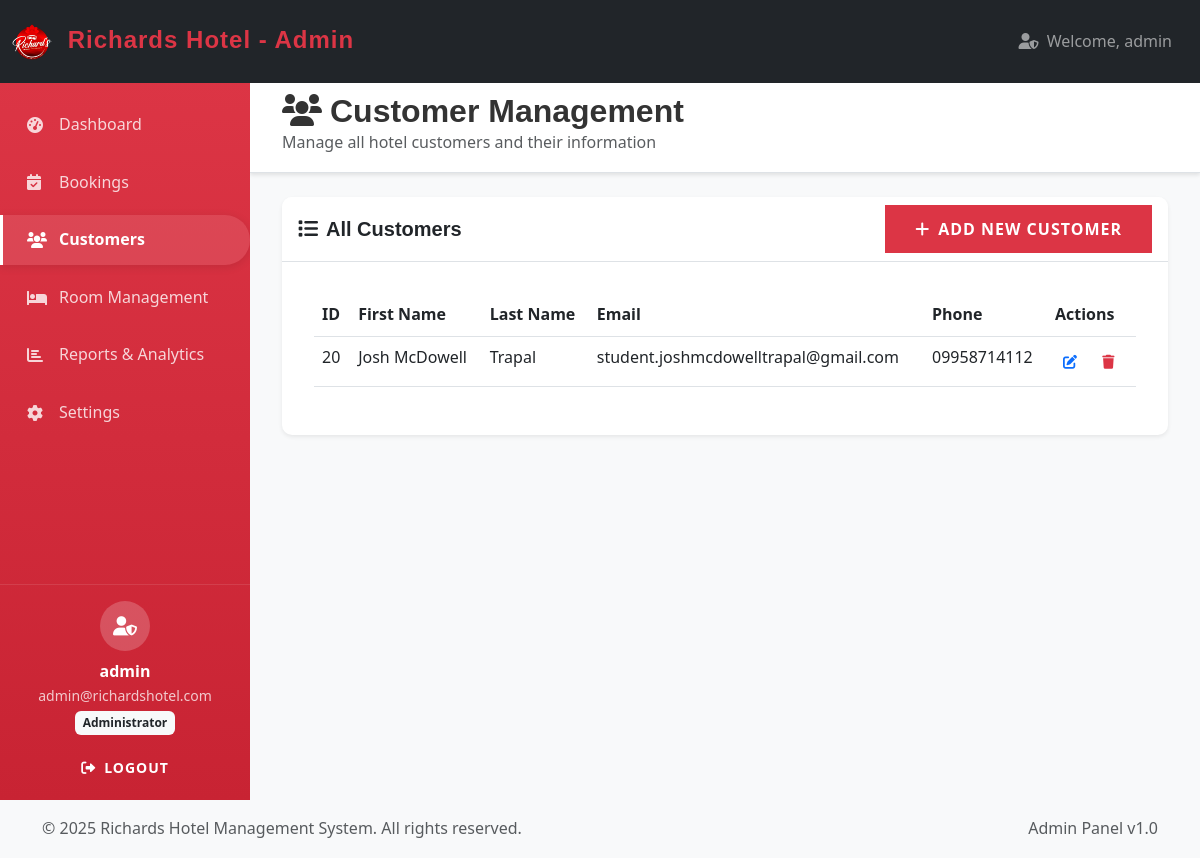
The page /admin/customers.php (signed in) on the database its author committed.
### tables this page shows
CREATE TABLE `users` (
  `id` int(11) NOT NULL,
  `first_name` varchar(50) NOT NULL,
  `last_name` varchar(50) NOT NULL,
  `email` varchar(100) NOT NULL,
  `phone` varchar(20) NOT NULL,
  `password_hash` varchar(255) NOT NULL,
  `created_at` timestamp NOT NULL DEFAULT current_timestamp(),
  `updated_at` timestamp NOT NULL DEFAULT current_timestamp() ON UPDATE current_timestamp(),
  `is_active` tinyint(1) DEFAULT 1,
  `email_verified` tinyint(1) DEFAULT 0,
  `last_login` timestamp NULL DEFAULT NULL,
  `failed_login_attempts` int(11) DEFAULT 0,
  `locked_until` timestamp NULL DEFAULT NULL
);

### admin/controller/CustomerController.php (called while the page is built, shortened)
<?php
require_once __DIR__ . '/../../config/database.php';
class CustomerController {
    private $conn;
    public function __construct() {
        global $conn;
        $this->conn = $conn;
    }
    public function getAllCustomers() {
        try {
            $stmt = $this->conn->prepare("SELECT id, first_name, last_name, email, phone FROM users ORDER BY id DESC");
            $stmt->execute();
            return $stmt->fetchAll(PDO::FETCH_ASSOC);
        } catch(PDOException $e) {
            return false;
        }
    }
}
?>

### admin/customers.php (the view, shortened to what this page needs)
<?php
require_once '../config/database.php';
require_once 'controller/CustomerController.php';
$customerController = new CustomerController();
$customers = $customerController->getAllCustomers();
?>
<?php include 'includes/header.php'; ?>
<?php include 'includes/sidebar.php'; ?>
<div class="main-content">
    <div class="content-section active">
        <div class="content-header">
            <h2 class="mb-0"><i class="fas fa-users me-2"></i>Customer Management</h2>
            <p class="text-muted mb-0">Manage all hotel customers and their information</p>
        </div>
        <div class="content-body">
            <div class="card border-0 shadow-sm">
                <div class="card-header bg-white border-bottom">
                    <div class="d-flex justify-content-between align-items-center">
                        <h5 class="mb-0"><i class="fas fa-list me-2"></i>All Customers</h5>
                        <button class="btn btn-danger" data-bs-toggle="modal" data-bs-target="#customerModal" onclick="openCreateModal()">
                            <i class="fas fa-plus me-2"></i>Add New Customer
                        </button>
                    </div>
                </div>
                <div class="card-body">
                    <div class="table-responsive">
                        <table class="table table-hover" id="customersTable">
                            <thead>
                                        <tr>
                                            <th>ID</th>
                                            <th>First Name</th>
                                            <th>Last Name</th>
                                            <th>Email</th>
                                            <th>Phone</th>
                                            <th>Actions</th>
                                        </tr>
                                    </thead>
                                    <tbody>
                                        <?php if ($customers && count($customers) > 0): ?>
                                            <?php foreach ($customers as $customer): ?>
                                                <tr id="customer-<?php echo $customer['id']; ?>">
                                                    <td><?php echo htmlspecialchars($customer['id']); ?></td>
                                                    <td><?php echo htmlspecialchars($customer['first_name']); ?></td>
                                                    <td><?php echo htmlspecialchars($customer['last_name']); ?></td>
                                                    <td><?php echo htmlspecialchars($customer['email']); ?></td>
                                                    <td><?php echo htmlspecialchars($customer['phone']); ?></td>
                                                    <td>
                                                        <button class="btn btn-sm btn-outline-primary me-1" onclick="editCustomer(<?php echo $customer['id']; ?>)" title="Edit">
                                                            <i class="fas fa-edit"></i>
                                                        </button>
                                                        <button class="btn btn-sm btn-outline-danger" onclick="deleteCustomer(<?php echo $customer['id']; ?>)" title="Delete">
                                                            <i class="fas fa-trash"></i>
                                                        </button>
                                                    </td>
                                                </tr>
                                            <?php endforeach; ?>
                                        <?php endif; ?>
                            </tbody>
                        </table>
                    </div>
                </div>
            </div>
        </div>
    </div>
</div>
<?php include 'includes/footer.php'; ?>

### css/style.css (style rules this page uses)
:root { --primary-color: #dc3545; --secondary-color: #6c757d; --dark-color: #000000; --light-color: #ffffff; --accent-color: #dc3545; --transition: all 0.3s ease; }
* { margin: 0; padding: 0; box-sizing: border-box; }
body { font-family: 'Poppins', sans-serif; line-height: 1.6; color: #333; }
h1, h2, h3, h4, h5, h6 { font-family: 'Montserrat', sans-serif; font-weight: 600; }
html { scroll-behavior: smooth; }
.btn { border-radius: 0; padding: 12px 30px; font-weight: 600; text-transform: uppercase; letter-spacing: 1px; transition: var(--transition); border: none; position: relative; overflow: hidden; }
.btn::before { content: ''; position: absolute; top: 0; left: -100%; width: 100%; height: 100%; background: linear-gradient(90deg, transparent, rgba(255, 255, 255, 0.2), transparent); transition: var(--transition); }
.card { transition: var(--transition); border-radius: 15px; overflow: hidden; }
.card-body { padding: 2rem; display: flex; flex-direction: column; }

### admin/css/dashboard.css (style rules this page uses)
:root { --primary-red: #dc3545; --dark-red: #c82333; --sidebar-width: 250px; }
body { font-family: 'Segoe UI', Tahoma, Geneva, Verdana, sans-serif; }
.main-content { margin-left: var(--sidebar-width); min-height: 100vh; background: #f8f9fa; padding-top: 76px; }
.content-header { background: white; padding: 1rem 2rem; border-bottom: 1px solid #dee2e6; box-shadow: 0 2px 4px rgba(0, 0, 0, 0.1); }
.content-body { padding: 1.5rem 2rem; }
.content-section { display: none; }
.content-section.active { display: block; }
.card { border: none; border-radius: 10px; box-shadow: 0 2px 10px rgba(0, 0, 0, 0.1); transition: transform 0.3s ease; }
.table-responsive { border-radius: 10px; overflow: hidden; }
.btn-sm { padding: 0.375rem 0.5rem; font-size: 0.875rem; }

### rows shown on the page
users: id "20", first_name "Josh McDowell", last_name "Trapal", email "student.joshmcdowelltrapal@gmail.com", phone "09958714112"

### other values the page prints
$currentUser['name'] "admin"
$currentUser['email'] "admin@richardshotel.com"
